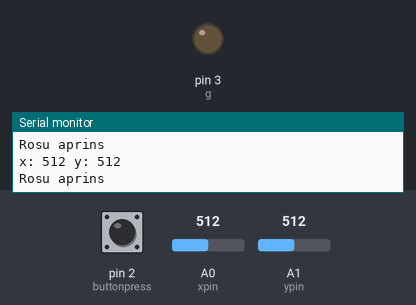
A sketch run on a simulated Arduino Uno, built with avr-gcc and run on an emulated ATmega328P. Parts: output pins drawn as LEDs (lit = HIGH), the last lines printed to the serial monitor. The test bench sets the inputs (shaded band); at power-on: A0 (xpin) = 512, pin 2 (buttonpress) HIGH, A1 (ypin) = 512.

Above: at 1.3 s.
1.4 s: A0 (xpin) set to 532
At 2.7 s:
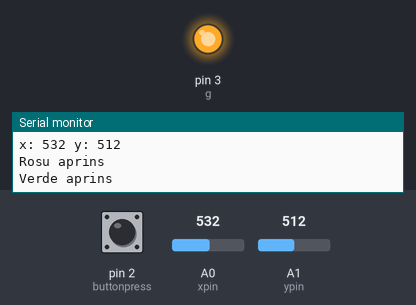
3.0 s: pin 2 (buttonpress) pulled LOW for 0.6 s
At 3.8 s:
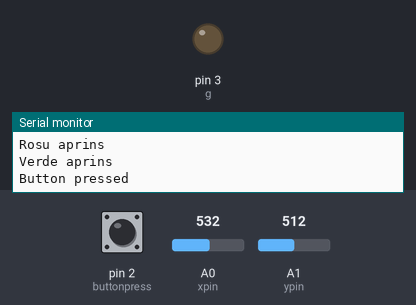
5.5 s: pin 2 (buttonpress) pulled LOW for 3.2 s
At 10.2 s:
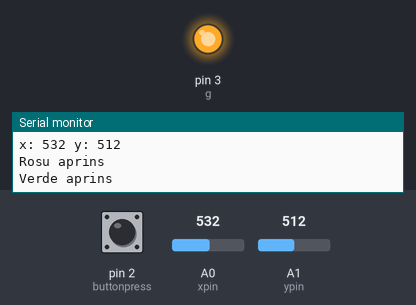
10.5 s: A0 (xpin) set to 511
At 11.5 s:
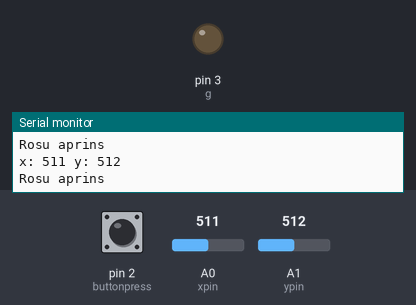
Timing chart, 0 to 13.0 s (numbered marks = the images above; inputs shaded):
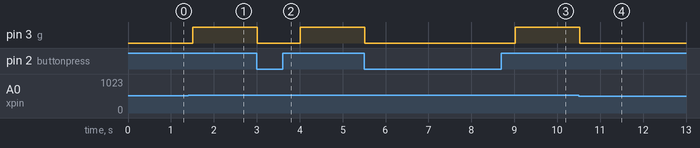

Measured:
- the behaviour switches between 520 and 521 on A0 (xpin) (found by bisection; images 0 and 1)
- after the input at 1.4 s, pin 3 (g): LOW → HIGH after 0.10 s
- after the input at 3.0 s, pin 3 (g): HIGH → LOW at once, → HIGH 1.0 s later
- after the input at 5.5 s, pin 3 (g): HIGH → LOW at once, → HIGH 3.5 s later
- after the input at 10.5 s, pin 3 (g): HIGH → LOW at once

The sketch:

joystick.ino
```cpp
#define xpin A0
#define ypin A1
const int buttonpress = 2;
const int g = 3;
const int r = 4;

int xval = 0;
int yval = 0;
int is_pressed = 0;

void setup() {
  // put your setup code here, to run once:
  pinMode(buttonpress , INPUT_PULLUP);
  pinMode(g, OUTPUT);
  Serial.begin(115200);
}

void loop() {
  // put your main code here, to run repeatedly:
  digitalWrite(g, LOW);
  digitalWrite(r, LOW);
  xval = analogRead(xpin);
  yval = analogRead(ypin);
  is_pressed = digitalRead(buttonpress);
  Serial.print("x: ");
  Serial.print(xval);
  Serial.print(" ");

  Serial.print("y: ");
  Serial.println(yval);

  //rosu pe y
  if(yval<450 || yval>475){
    Serial.println("Rosu aprins");
    digitalWrite(r, HIGH);
  }

  //verde pe x
  if(xval<510 || xval>520){
    Serial.println("Verde aprins");
    digitalWrite(g, HIGH);
  }

  if(is_pressed == LOW){
    Serial.println("Button pressed");
    digitalWrite(g, LOW);
    digitalWrite(r, LOW);}

  delay(500);
  //se inchid toate
}
```
